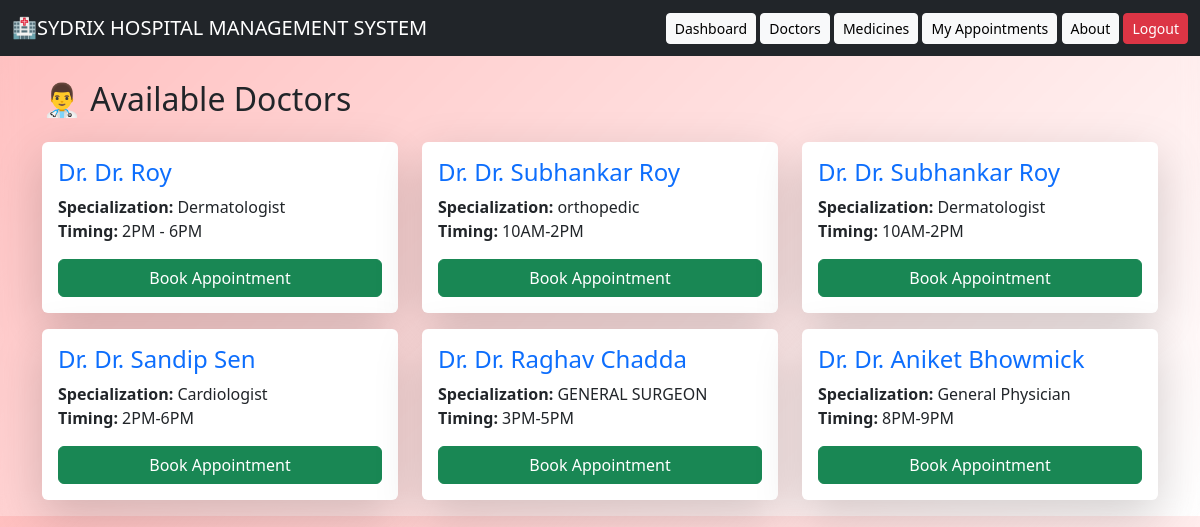
/doctors (signed in), run on the app's committed database.
### tables this page shows
CREATE TABLE doctors (
        id INTEGER PRIMARY KEY AUTOINCREMENT,
        name TEXT,
        specialization TEXT,
        timing TEXT
    );

### app.py (the view)
@app.route("/doctors")
def doctors():
    if "user_id" not in session:
        return redirect("/login")
    conn = get_db()
    doctors = conn.execute("SELECT * FROM doctors").fetchall()
    return render_template("doctors.html", doctors=doctors)

### app.py (called while the page is built)
def get_db():
    conn = sqlite3.connect("database.db")
    conn.row_factory = sqlite3.Row
    return conn

### templates/doctors.html (shortened to what this page needs)
{% extends "base.html" %}
{% block content %}
<h2 class="mb-4">👨‍⚕️ Available Doctors</h2>
<div class="row">
{% for d in doctors %}
<div class="col-md-4 mb-3">
    <div class="card shadow-lg border-0 h-100">
        <div class="card-body">
            <h4 class="card-title text-primary">Dr. {{ d.name }}</h4>
            <p class="card-text">
                <strong>Specialization:</strong> {{ d.specialization }} <br>
                <strong>Timing:</strong> {{ d.timing }}
            </p>
            <a href="/book/{{ d.id }}" class="btn btn-success w-100">
                Book Appointment
            </a>
        </div>
    </div>
</div>
{% endfor %}
</div>
{% endblock %}

### templates/base.html (shortened to what this page needs)
<!DOCTYPE html>
<html>
<head>
    <link href="https://cdn.jsdelivr.net/npm/bootstrap@5.3.0/dist/css/bootstrap.min.css" rel="stylesheet">
</head>
<body>
<nav class="navbar navbar-dark bg-dark navbar-expand-lg">
    <div class="container-fluid">
        <a class="navbar-brand">🏥SYDRIX HOSPITAL MANAGEMENT SYSTEM </a>
        <div>
            <a href="/dashboard" class="btn btn-light btn-sm">Dashboard</a>
            <a href="/doctors" class="btn btn-light btn-sm">Doctors</a>
            <a href="/medicines" class="btn btn-light btn-sm">Medicines</a>
            <a href="/my_appointments" class="btn btn-light btn-sm">My Appointments</a>
            <a href="/about" class="btn btn-light btn-sm">About</a>
            <a href="/logout" class="btn btn-danger btn-sm">Logout</a>
        </div>
    </div>
</nav>
<div class="container mt-4">
    {% block content %}{% endblock %}
</div>
</body>
</html>

### templates/doctors.html (style rules this page uses)
body { background: rgb(255, 179, 179); background: linear-gradient(135deg, rgb(255, 191, 191) 0%, rgba(255, 255, 255, 0.15) 100%); backdrop-filter: blur(10px); }

### data on the page
doctors: name "Dr. Roy", specialization "Dermatologist", timing "2PM - 6PM"
doctors: name "Dr. Subhankar Roy", specialization "orthopedic", timing "10AM-2PM"
doctors: name "Dr. Subhankar Roy", specialization "Dermatologist", timing "10AM-2PM"
doctors: name "Dr. Sandip Sen", specialization "Cardiologist", timing "2PM-6PM"
doctors: name "Dr. Raghav Chadda", specialization "GENERAL SURGEON", timing "3PM-5PM"
doctors: name "Dr. Aniket Bhowmick", specialization "General Physician", timing "8PM-9PM"
